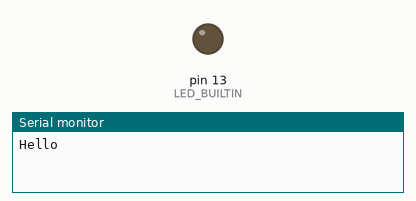
A sketch run on a simulated Arduino Uno, built with avr-gcc and run on an emulated ATmega328P. Shown: output pins drawn as LEDs (lit = HIGH), the last lines printed to the serial monitor.

Above: at 0.9 s.
At 3.15 s:
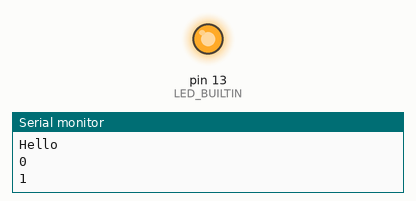
Timing chart, 0 to 3.5 s (numbered marks = the images above):
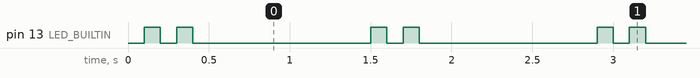

Measured:
- by itself, pin 13 (LED_BUILTIN): repeats every 1.4 s: LOW 0.10 s, HIGH 0.10 s, LOW 1.1 s, HIGH 0.10 s
- by itself, everything shown: repeats every 1.4 s, in 4 steps

The sketch:

Serial.ino
```cpp
 int cicle = 2;
 int led = 0;
 int t = 0;

void setup() {
  Serial.begin(9600); //указываем скорость от ардуинки
  Serial.println("Hello"); //ардуинка посылает на порт

  pinMode(LED_BUILTIN, OUTPUT);
  cicle = cicle * 2;

}

void loop() {
  for(int i = 0; i != cicle;i++){
    if (led == 0){
      digitalWrite(LED_BUILTIN, 0);
      led = 1;
      delay(100);
    }else{
      digitalWrite(LED_BUILTIN, 1);
      led = 0;
      delay(100);
    }
  }
  led = 0;
  digitalWrite(LED_BUILTIN, 0);
  delay(1000);
  Serial.println(t);
  t++;
}
```
